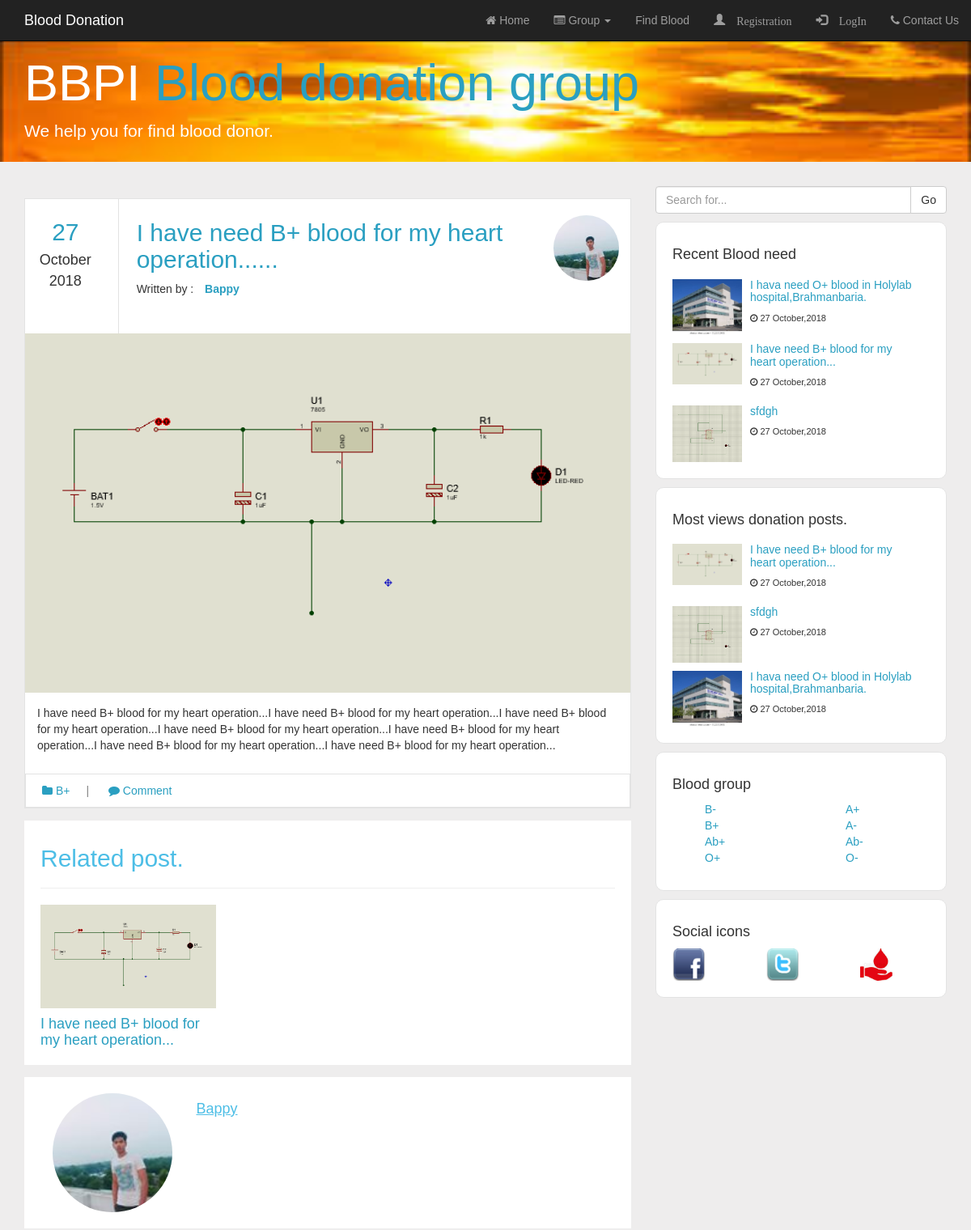
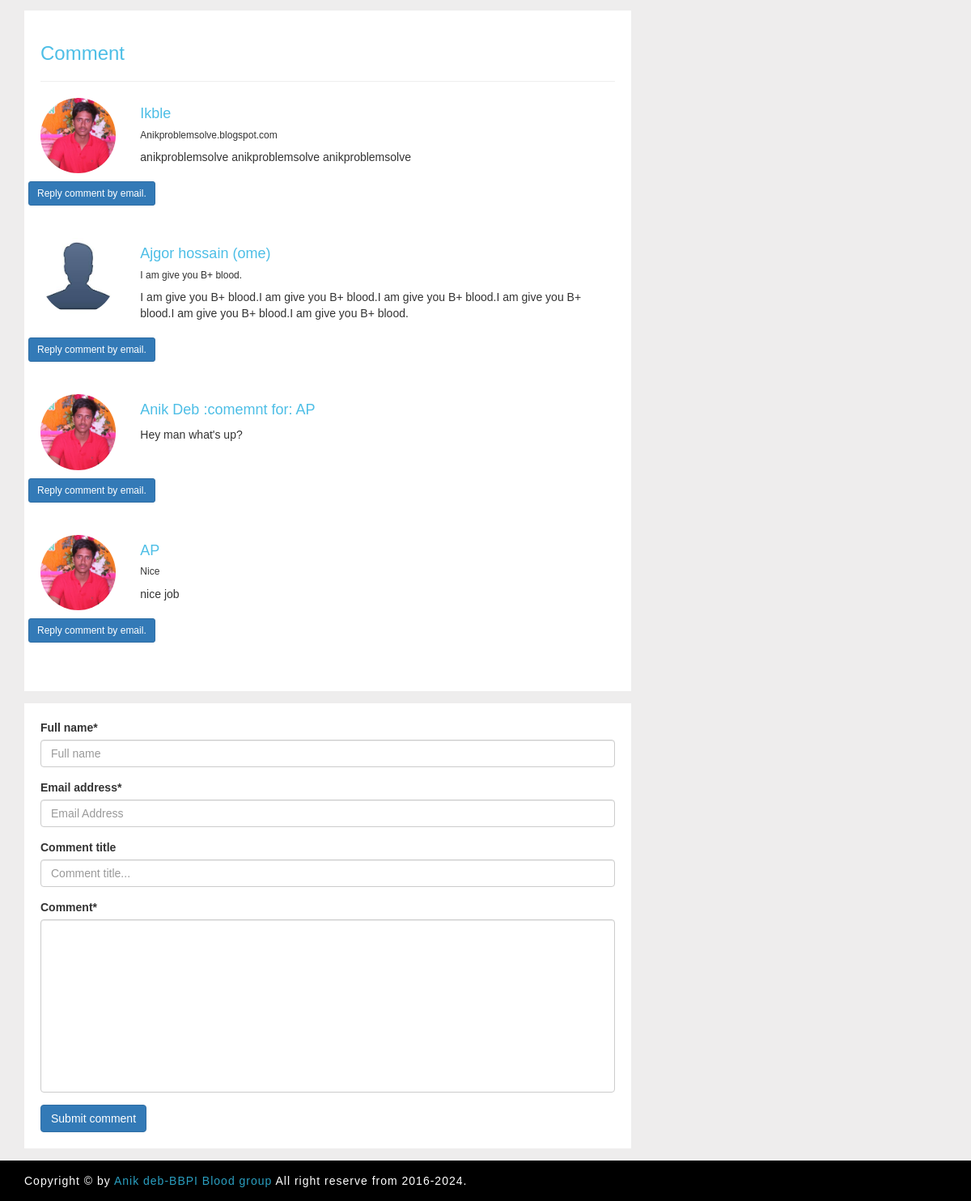
Screenshot of /post.php?post_id=17 with the database file from the repository (2 pictures, top to bottom).
### tables this page shows
CREATE TABLE IF NOT EXISTS `posts` (
  `id` int(11) NOT NULL AUTO_INCREMENT,
  `date` varchar(255) NOT NULL,
  `title` varchar(255) NOT NULL,
  `author` varchar(255) NOT NULL,
  `author_image` varchar(255) NOT NULL,
  `image` varchar(255) NOT NULL,
  `categories` varchar(255) NOT NULL,
  `tags` varchar(255) NOT NULL,
  `post_data` text NOT NULL,
  `views` int(11) NOT NULL,
  `status` varchar(255) NOT NULL,
  PRIMARY KEY (`id`)
);

CREATE TABLE IF NOT EXISTS `comments` (
  `id` int(11) NOT NULL AUTO_INCREMENT,
  `date` int(11) NOT NULL,
  `name` varchar(255) NOT NULL,
  `username` varchar(255) NOT NULL,
  `post_id` int(11) NOT NULL,
  `email` varchar(255) NOT NULL,
  `website` varchar(255) NOT NULL,
  `image` varchar(255) NOT NULL,
  `comment` text NOT NULL,
  `status` varchar(255) NOT NULL,
  `reply_username` varchar(255) DEFAULT NULL,
  `post_title` varchar(255) DEFAULT NULL,
  PRIMARY KEY (`id`)
);

CREATE TABLE IF NOT EXISTS `categories` (
  `id` int(11) NOT NULL AUTO_INCREMENT,
  `category` varchar(255) NOT NULL,
  PRIMARY KEY (`id`)
);

### post.php (the view, shortened to what this page needs)
<?php require_once('inc/top.php');?>
  <body>
    <?php require_once('inc/header.php');
        if(isset($_GET['post_id']))
        {
            $post_id=$_GET['post_id'];
            $views_query = "UPDATE `cms`.`posts` SET `views` = views + 1 WHERE `posts`.`id` =$post_id";
            mysqli_query($con,$views_query);
            $query = "SELECT * FROM posts WHERE status = 'publish' and id = $post_id";
            $run=mysqli_query($con,$query);
            if(mysqli_num_rows($run))
            {
                $row=mysqli_fetch_array($run);
                $id=$row['id'];
                $date=getdate($row['date']);
                $day=$date['mday'];
                $month=$date['month'];
                $year=$date['year'];
                $title=$row['title'];
                $author=$row['author'];
                $author_image=$row['author_image'];
                $image=$row['image'];
                $categories=$row['categories'];
                $post_data=$row['post_data'];
            }
            else
            {
                header('Location: index.php');
            }
        }
    ?>
    <section>
        <div class="container">
            <div class="row">
                <div class="col-md-8">
                   <?php
                        if(isset($title))
                        {
                    ?>
                    <div class="post">
                        <div class="row">
                            <div class="col-md-2 post-date">
                                <div class="day"><?php echo $day;?></div>
                                <div class="month"><?php echo $month;?></div>
                                <div class="year"><?php echo $year;?></div>
                            </div>
                            <div class="col-md-8 post-title">
                                <a href="post.php?post_id=<?php echo $id;?>">
                                    <h2><?php echo $title;?>...</h2>
                                </a>
                                <p>Written by : <span><?php echo ucfirst($author);?></span></p>
                            </div>
                            <div class="col-md-2 profile-picture">
                                <img src="img/<?php echo $author_image;?>" alt="profile picture" class="img-circle">
                            </div>
                        </div>
                        <a href="img/<?php echo $image;?>"><img src="media/<?php echo $image;?>" alt="post-image"></a>
                        <p class="desc">
                            <?php echo $post_data;?>
                        </p>
                        <div class="bottom">
                            <span style="margin-right: 20px;"><a href="#"><i class="fa fa-folder"></i> <?php echo ucfirst($categories);?></a></span>|
                            <span style="margin-left: 20px;"><a href="#"><i class="fa fa-comment"></i> Comment</a></span>
                        </div>
                    </div >
                    <?php
                        }
                        else
                            echo"<h3>No post available.</h3>";
                    ?>
                    <div class="related-posts">
                       <h2 style="color: #4DBEE6;">Related post.</h2><hr>
                        <div class="row">
                           <?php
                                if(isset($title))
                                {
                                    $r_query="SELECT * FROM posts WHERE status = 'publish' and title LIKE '%$title%' LIMIT 3";
                                $r_run=mysqli_query($con,$r_query);
                                while($r_row=mysqli_fetch_array($r_run)){
                                    $r_id=$r_row['id'];
                                    $r_title=$r_row['title'];
                                    $r_image=$r_row['image'];
                            ?>
                            <div class="col-sm-4">
                                <a href="post.php?post_id=<?php echo $r_id;?>">
                                    <img src="media/<?php echo $r_image;?>" alt="post image">
                                    <h4><?php echo $r_title;?></h4>
                                </a>
                            </div>
                           <?php
                                }
                                }
                            else
                                echo"<h3>No related post available.</h3>";
                            ?>
                        </div>
                    </div>
                    <?php
                    if(isset($title)){
                    ?>
                    <div class="author">
                        <div class="col-sm-3">
                            <img src="img/<?php echo $author_image;?>" alt="profile picture" class="img-circle">
                        </div>
                        <div class="col-sm-9">
                            <h4><?php echo ucfirst($author);?></h4>
                        </div>
                    </div>
                    <?php
                        }
                        $c_query = "SELECT * FROM comments WHERE status = 'approve' and post_id = $post_id ORDER BY id DESC";
                        $c_run = mysqli_query($con,$c_query);
                        if(mysqli_num_rows($c_run) > 0){
                    ?>
                    <div class="comment">
                       <h3>Comment</h3><hr>
                       <?php
                                while($c_row=mysqli_fetch_array($c_run)){
                                    $c_id=$c_row['id'];
                                    $c_name=$c_row['name'];
                                    $c_image=$c_row['image'];
                                    $c_comment=$c_row['comment'];
                                    $c_title=$c_row['website'];
                                    $r_username=$c_row['reply_username'];
                            ?>
                        <div class="row single-comment">
                            <div class="col-sm-2">
                                <img src="img/<?php echo $c_image;?>" alt="comments picture" class="img-circle">
                            </div>
                            <div class="col-sm-10">
                                <h4><?php echo ucfirst($c_name); if(isset($r_username)) echo" :comemnt for: $r_username";?></h4>
                                <h6><?php echo ucfirst($c_title);?></h6>
                                <p>
                                    <?php echo $c_comment;?>
                                </p>
                            </div><hr>
                        </div>
                        <div class="row">
                            <a href="comment.php?comr=<?php echo $c_id;?>" class="btn btn-primary btn-sm">Reply comment by email.</a>
                        </div><br><br>
                        <?php } ?>
                    </div>
                    <?php }
                    ?>
                    <div class="comment-box">
                        <div class="row">
                            <div class="col-md-12">
                                <form action="" method="post">
                                    <div class="form-group">
                                        <label for="full-name">Full name*</label>
                                        <input type="text" name="name" id="full-name" class="form-control" placeholder="Full name" value="<?php if(isset($cs_name)) echo $cs_name;?>">
                                    </div>
                                    <div class="form-group">
                                        <label for="email">Email address*</label>
                                        <input type="text" name="email" id="email" class="form-control" placeholder="Email Address" value="<?php if(isset($cs_email)) echo $cs_email;?>">
                                    </div>
                                    <div class="form-group">
                                        <label for="website">Comment title</label>
                                        <input type="text" name="website" id="website" class="form-control" placeholder="Comment title..." value="<?php if(isset($cs_website)) echo $cs_website;?>">
                                    </div>
                                    <div class="form-group">
                                        <label for="comment">Comment*</label>
                                        <textarea name="comment" class="form-control" id="comment" cols="30" rows="10" placeholder="Write your comment here....">
                                        </textarea>
                                    </div>
                                    <input type="submit" class="btn btn-primary" value="Submit comment" name="submit">
                                </form>
                            </div>
                        </div>
                    </div>
                </div>
                <div class="col-md-4">
                    <?php require_once('inc/sidebar.php');?>
                </div>
            </div>
        </div>
    </section>
<?php require_once('inc/footer.php');?>

### inc/sidebar.php (shortened to what this page needs)
<div class="widgets">
   <form action="index.php" method="post">
    <div class="input-group">
      <input type="text" class="form-control" name="search-title" placeholder="Search for...">
      <span class="input-group-btn">
        <input type="submit" name="search" value="Go" class="btn btn-default">
      </span>
    </div>
   </form>
</div>
<div class="widgets">
    <div class="popular">
        <h4>Recent Blood need</h4>
        <?php
            $p_query="SELECT * FROM posts WHERE status='publish' ORDER BY id DESC LIMIT 5";
            $p_run=mysqli_query($con,$p_query);
            if(mysqli_num_rows($p_run)>0)
            {
                while($p_row=mysqli_fetch_array($p_run))
                {
                    $p_id=$p_row['id'];
                    $p_title=$p_row['title'];
                    $p_image=$p_row['image'];
                    $p_day=$date['mday'];
                    $p_month=$date['month'];
                    $p_year=$date['year'];
        ?>
        <div class="row">
            <div class="col-xs-4">
                <a href="post.php?post_id=<?php echo $p_id;?>"><img src="media/<?php echo $p_image;?>" alt="image"></a>
            </div>
            <div class="col-xs-8 datails">
                <a href="post.php?post_id=<?php echo $p_id;?>"><h5><?php echo $p_title;?></h5></a>
                <p><i class="fa fa-clock-o"></i> <?php echo"$p_day $p_month,$p_year";?></p>
            </div>
        </div>
        <?php
                }
            }
            else
                echo"<h3>No post available</h3>";
        ?>
    </div>
</div>
<div class="widgets">
    <div class="popular">
        <h4>Most views donation posts.</h4>
        <?php
            $p_query="SELECT * FROM posts WHERE status='publish' ORDER BY views DESC LIMIT 5";
            $p_run=mysqli_query($con,$p_query);
            if(mysqli_num_rows($p_run)>0)
            {
                while($p_row=mysqli_fetch_array($p_run))
                {
                    $p_id=$p_row['id'];
                    $p_title=$p_row['title'];
                    $p_image=$p_row['image'];
                    $p_day=$date['mday'];
                    $p_month=$date['month'];
                    $p_year=$date['year'];
        ?>
        <div class="row">
            <div class="col-xs-4">
                <a href="post.php?post_id=<?php echo $p_id;?>"><img src="media/<?php echo $p_image;?>" alt="image"></a>
            </div>
            <div class="col-xs-8 datails">
                <a href="post.php?post_id=<?php echo $p_id;?>"><h5><?php echo $p_title;?></h5></a>
                <p><i class="fa fa-clock-o"></i> <?php echo"$p_day $p_month,$p_year";?></p>
            </div>
        </div>
        <?php
                }
            }
            else
                echo"<h3>No post available</h3>";
        ?>
    </div>
</div>
<div class="widgets">
   <div class="popular">
       <h4>Blood group</h4>
       <div class="row">
        <div class="col-xs-6">
            <ul>
                <?php
                    $c_query="SELECT * FROM categories";
                    $c_run=mysqli_query($con,$c_query);
                    if(mysqli_num_rows($c_run)>0)
                    {
                        $count=2;
                        while($c_row=mysqli_fetch_array($c_run))
                        {
                            $c_id=$c_row['id'];
                            $c_category=$c_row['category'];
                            $count=$count+1;
                            if($count % 2==1)
                            {
                                echo"<li>
                                    <a href='index.php?cat=".$c_id."'>".(ucfirst($c_category))."</a>
                                </li>";
                            }
                        }
                    }
                ?>
            </ul>
        </div>
        <div class="col-xs-6">
            <ul>
                <?php
                    $c_query="SELECT * FROM categories";
                    $c_run=mysqli_query($con,$c_query);
                    if(mysqli_num_rows($c_run)>0)
                    {
                        $count=2;
                        while($c_row=mysqli_fetch_array($c_run))
                        {
                            $c_id=$c_row['id'];
                            $c_category=$c_row['category'];
                            $count=$count+1;
                            if($count % 2==0)
                            {
                                echo"<li>
                                    <a href='index.php?cat=".$c_id."'>".(ucfirst($c_category))."</a>
                                </li>";
                            }
                        }
                    }
                ?>
            </ul>
        </div>
    </div>
   </div>
</div>
<div class="widgets">
    <div class="categories">
        <h4>Social icons</h4>
        <div class="row">
            <div class="col-xs-4">
                <a href="#"><img src="img/facebook.png" alt="icon"></a></a></a>
            </div>
            <div class="col-xs-4">
              <a href="#">
              <img src="img/twitter.png" alt="icon"></a>
            </div>
            <div class="col-xs-4">
                <a href="index.php">
<img src="img/icon.jpg" alt="icon"></a>
            </div>
        </div>
    </div>
</div>

### rows the page displays
posts: date "27", date "October", date "2018", title "I have need B+ blood for my heart operation...", author "Bappy", author_image (picture), image (picture), post_data "I have need B+ blood for my heart operation...I have need B+ blood for my heart operation...I have need B+ blood for my heart operation...I have need B+ blood for my heart operation...I have need B+ blood for my heart operation...I have need B+ blood for my heart operation...I have need B+ blood for my heart operation...", categories "B+"
comments: image (picture), name "Ikble", website "Anikproblemsolve.blogspot.com", comment "anikproblemsolve anikproblemsolve anikproblemsolve"
comments: image (picture), name "Ajgor hossain (ome)", website "I am give you B+ blood.", comment "I am give you B+ blood.I am give you B+ blood.I am give you B+ blood.I am give you B+ blood.I am give you B+ blood.I am give you B+ blood."
comments: image (picture), name "Anik Deb", reply_username "AP", comment "Hey man what's up?"
comments: image (picture), name "AP", website "Nice", comment "nice job"
posts: image (picture), title "I hava need O+ blood in Holylab hospital,Brahmanbaria."
posts: image (picture), title "sfdgh"
categories: category "B-"
categories: category "B+"
categories: category "Ab+"
categories: category "O+"
categories: category "A+"
categories: category "A-"
categories: category "Ab-"
categories: category "O-"
